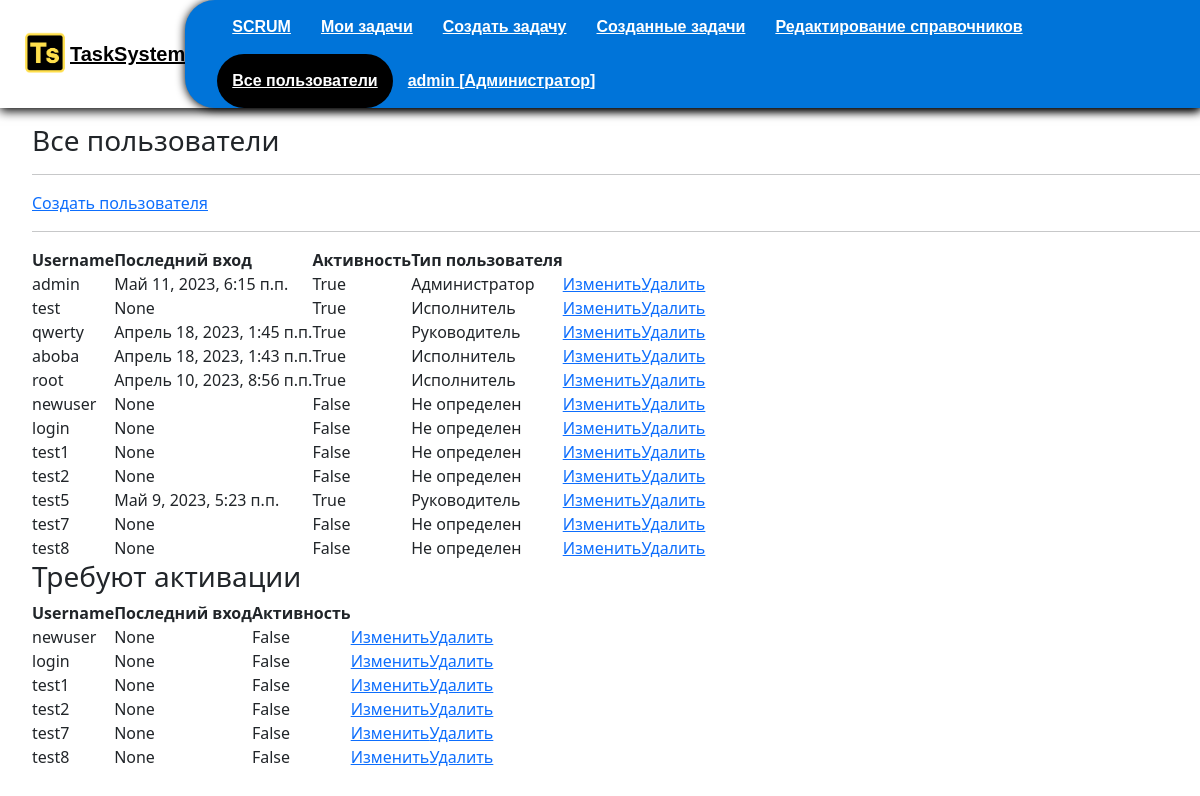
Page /all_users (signed in) on the committed database.
### authapp/models.py (models this page shows, shortened)
class CustomUser(AbstractUser):
    LastAuthDate = models.DateTimeField(auto_now=True)
    is_active = models.BooleanField(verbose_name="Пользователь активирован", default=False)

class Right(models.Model):
    user_id = models.ForeignKey(CustomUser, on_delete=models.CASCADE, verbose_name="Пользователь")
    usertype_id = models.ForeignKey(Type, on_delete=models.CASCADE, verbose_name="Тип пользователя", null=True)

class Type(models.Model):
    name = models.CharField("Название", blank=True, max_length=40)

### mainapp/views.py (the view)
# urls.py: path('all_users', mainapp.all_users, name="all_users"),
@user_passes_test(lambda u: u.is_superuser)
def all_users(request):
    try:
        right = Right.objects.get(user_id=request.user)
    except:
        right = None
    users = CustomUser.objects.all().values_list('id', 'username', 'last_login', 'is_active', 'right__usertype_id__name')
    users.query = pickle.loads(pickle.dumps(users.query))
    usersdata = UserData.objects.all()
    non_active_user = CustomUser.objects.filter(is_active=False)
    return render(request, 'mainapp/all_users.html', context={
        'title':"Все пользователи",
        "right":right,
        'users': users,
        'userdata': usersdata,
        'non_active_user': non_active_user
    })

### mainapp/templates/mainapp/all_users.html (shortened to what this page needs)
{% load static %}
{% include 'mainapp/includes/menu_inc.html' %}
<div class='page_style'>
<h3>Все пользователи</h3>
<hr>
<a class="button" href ="{% url 'auth:create_user' %}" >Создать пользователя </a>
<hr>
<table class="primary">
    <thead>
      <tr>
        <th>Username</th>
        <th>Последний вход</th>
        <th>Активность<th>
        <th>Тип пользователя</th>
        <th><th>
      </tr>
    </thead>
    <tbody>
        {% for user in users %}
      <tr>
        <td>{{user.username}}</td>
        <td>{{user.last_login}}</td>
        <td>{{user.is_active}}</td>
        <td>{% if user.right__usertype_id__name %}{{user.right__usertype_id__name}} {% else %} Не определен {%endif%}</td>
        <td><a href ="{% url 'edit_user' user.id %}">Изменить  </a></td>
        <td><a href ="{% url 'delete_user' user.id %}">Удалить </a></td>
      </tr>
      {% endfor %}
    </tbody>
  </table>
<h3>Требуют активации</h3>
<table class="primary">
    <thead>
      <tr>
        <th>Username</th>
        <th>Последний вход</th>
        <th>Активность<th>
        <th><th>
      </tr>
    </thead>
    <tbody>
        {% for user in non_active_user %}
      <tr>
        <td>{{user.username}}</td>
        <td>{{user.last_login}}</td>
        <td>{{user.is_active}}</td>
        <td><a href ="{% url 'edit_user' user.id %}">Изменить  </a></td>
        <td><a href ="{% url 'delete_user' user.id %}">Удалить </a></td>
      </tr>
      {% endfor %}
    </tbody>
  </table>
</div>

### mainapp/templates/mainapp/includes/menu_inc.html (shortened to what this page needs)
{% load static %}
<!DOCTYPE html>
<html lang="en">
<head>
  <link rel="stylesheet" type="text/css" href="{% static 'css/task.css' %}">
  <link rel="stylesheet" type="text/css" href="{% static 'css/style.css' %}">
  <link rel="stylesheet" type="text/css" href="{% static 'css/scrum.css' %}">
  <link rel="stylesheet" type="text/css" href="{% static 'css/menu.css' %}">
  <link href="{% static 'colorfield/css/colorpicker.css' %}" rel="stylesheet">
  <link href="{% static 'css/colorfield.css' %}" rel="stylesheet">
  <link rel="stylesheet" type="text/css" href="{% static 'colorfield/css/color-picker.css' %}">
  <link href="https://cdn.jsdelivr.net/npm/bootstrap@5.2.0-beta1/dist/css/bootstrap.min.css" rel="stylesheet">
    <link rel="stylesheet" href="https://cdn.jsdelivr.net/npm/picnic">
</head>
<body>
  <header class='header'>
    <div class='block-logo'>
      <a href='{% url "main" %}' class="logo"><img src="{% static 'images/TSlogo.png' %}" width="50" height="50"></a>
      <p class='logo-text'><a href='{% url "main" %}' class='logo-text'>TaskSystem</a></p>
    </div>
    <nav class='menu-items'>
      <ul class='menu-item'>
        <li><a href="{% url 'main' %}" class="{% if request.resolver_match.url_name == 'main' %} active_url {% endif %}">SCRUM</a></li>
        <li><a href="{% url 'mytasks:task_view' %}" class="{% if request.resolver_match.url_name == 'task_view' %} active_url  {% endif %}">Мои задачи</a></li>
        {% if right.usertype_id.name == "Руководитель" or right.usertype_id.name == "Администратор" %}
        <li><a href="{% url 'create' %}" class="{% if request.resolver_match.url_name == 'create' %} active_url{% endif %}">Создать задачу</a></li>
        <li><a href="{% url 'creation_tasks' %}" class="{% if request.resolver_match.url_name == 'creation_tasks' %} active_url {% endif %}">Созданные задачи</a></li>
        {% endif %}
        {% if request.user.is_superuser %}
        <li><a href="{% url 'edit_directory:directory_view' %} " class="{% if request.resolver_match.url_name == 'directory_view' %} active_url {% endif %}">Редактирование справочников</a></li>
        <li><a href="{% url 'all_users' %}" class="{% if request.resolver_match.url_name == 'all_users' %} active_url {% endif %}">Все пользователи</a></li>
        {% endif %}
        <li><a href="#" class="{% if request.resolver_match.url_name == 'account' %} active_url {% endif %}">{{ user.username }} {% if right.usertype_id.name %}[{{right.usertype_id.name}}]{% else %} [Не определен] {% endif %}</a>
      </li>
      </ul>
    </nav>
  </header>

### static/css/style.css (style rules this page uses)
.page_style { margin-left: 2em; margin-top: 1em; padding-bottom: 2em; }

### static/css/menu.css (style rules this page uses)
* { margin: 0; padding: 0; box-sizing: border-box; list-style: none; text-decoration: none; }
.header { display: flex; justify-content: space-between; align-items: center; height: auto; box-shadow: 0 3px 10px #000; font-family: sans-serif; }
.block-logo { display: flex; justify-content: center; align-items: center; }
.block-logo { transition: .5s; padding-left: 20px; }
.logo-text { margin-bottom: 0; font-weight: 700; transition: .5s; font-size: 20px; font-weight: 900; color: #000; }
.logo { width: 50px; height: 50px; transition: .5s; font-size: 20px; font-weight: 900; color: #000; z-index: 0; }
.menu-items { position: initial !important; border-top-left-radius: 30px; border-bottom-left-radius: 30px; font-family: sans-serif; background-color: #0074d9; box-shadow: 0 1px 10px #000; }
header nav ul li { position: relative; float: left; }
header nav ul li a { padding: 15px; color: #fff; font-size: 16px; font-family: sans-serif; font-weight: 600; display: block; }
.active_url { border-radius: 50px; background-color: #000; color: #fff; }

### rows in the picture
CustomUser: username "admin", last_login "Май 11, 2023, 6:15 п.п.", is_active "True", right__usertype_id__name "Администратор"
Right: usertype_id.name "Администратор"
CustomUser: username "test", last_login "None", is_active "True", right__usertype_id__name "Исполнитель"
CustomUser: username "qwerty", last_login "Апрель 18, 2023, 1:45 п.п.", is_active "True", right__usertype_id__name "Руководитель"
CustomUser: username "aboba", last_login "Апрель 18, 2023, 1:43 п.п.", is_active "True", right__usertype_id__name "Исполнитель"
CustomUser: username "root", last_login "Апрель 10, 2023, 8:56 п.п.", is_active "True", right__usertype_id__name "Исполнитель"
CustomUser: username "newuser", last_login "None", is_active "False", shows "Не определен"
CustomUser: username "login", last_login "None", is_active "False", shows "Не определен"
CustomUser: username "test1", last_login "None", is_active "False", shows "Не определен"
CustomUser: username "test2", last_login "None", is_active "False", shows "Не определен"
CustomUser: username "test5", last_login "Май 9, 2023, 5:23 п.п.", is_active "True", right__usertype_id__name "Руководитель"
CustomUser: username "test7", last_login "None", is_active "False", shows "Не определен"
CustomUser: username "test8", last_login "None", is_active "False", shows "Не определен"
